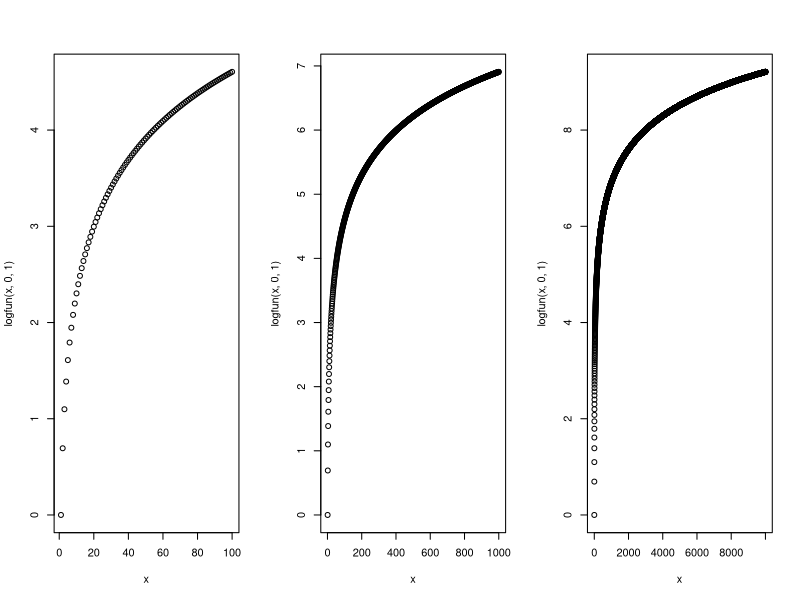
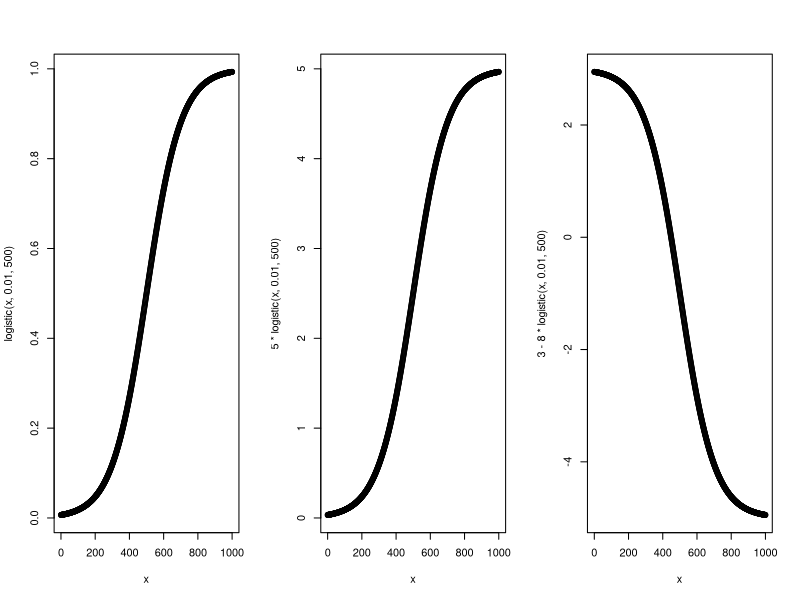

Source code (R) for these figures, in order:
## ---- chunk 1
knitr::opts_chunk$set(echo = TRUE)
## ---- chunk 2

## ---- chunk 3

## ---- chunk 4

## ---- chunk 5

## ---- chunk 6

## ---- chunk 7

## ---- chunk 8

linear <- function(x, a, b) a + b*x

## ---- chunk 9

poly2 <- function(x, a0, a1, a2) a0 + a1*x + a2*x^2
poly3 <- function(x, a0, a1, a2, a3) a0 + a1*x + a2*x^2 + a3*x^3

## ---- chunk 10

grow <- function(x, a, b) a*exp(b*x)

## ---- chunk 11

decay <- function(x, a, b) a*exp(-b*x)

## ---- chunk 12

plateau <- function(x, a, b) a*(1 - exp(-b*x))

## ---- chunk 13

ddecay <- function(x, a, p, b1, b2) a*p*exp(-b1*x) + a*(1-p)*exp(-b2*x)

## ---- chunk 14

logfun <- function(x, a, b) a + b * log(x)

par(mfrow=c(1,3))
x <- 1:100
plot(x, logfun(x, 0, 1))
x <- 1:1000
plot(x, logfun(x, 0, 1))
x <- 1:10000
plot(x, logfun(x, 0, 1))

## ---- chunk 15

logistic <- function(x, b, m) 1/(1 + exp(-b*(x-m)))

par(mfrow=c(1,3))
x <- 0:1000
plot(x, logistic(x, 0.01, 500))
plot(x, 5*logistic(x, 0.01, 500))
plot(x, 3-8*logistic(x, 0.01, 500))

## ---- chunk 16

## ---- chunk 17

